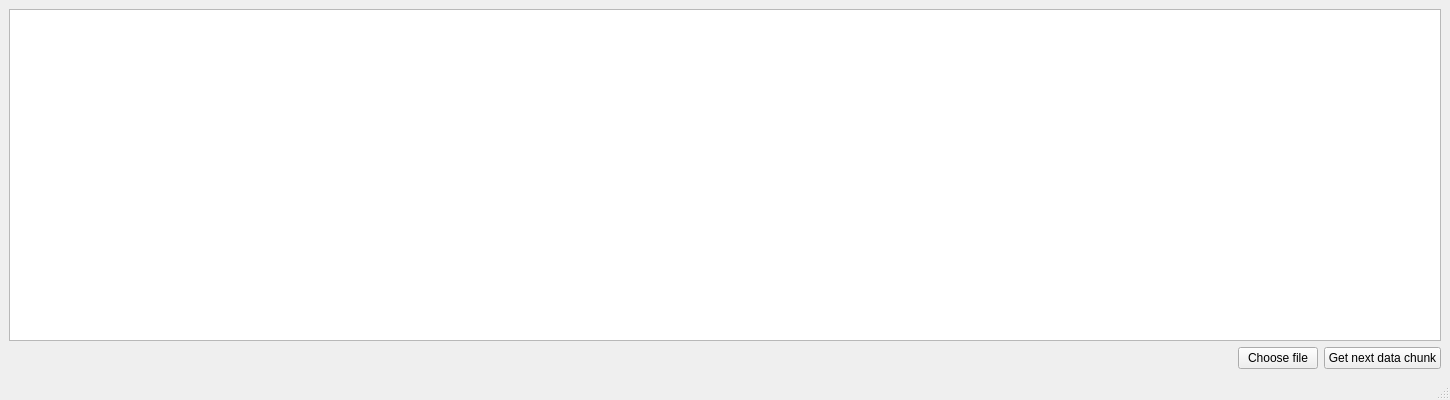
<?xml version="1.0" encoding="UTF-8"?>
<ui version="4.0">
 <class>Application</class>
 <widget class="QMainWindow" name="Application">
  <property name="geometry">
   <rect>
    <x>0</x>
    <y>0</y>
    <width>1450</width>
    <height>400</height>
   </rect>
  </property>
  <property name="windowTitle">
   <string>Transaction operations in network</string>
  </property>
  <widget class="QWidget" name="centralwidget">
   <layout class="QVBoxLayout" name="verticalLayout_3">
    <item>
     <widget class="QTableWidget" name="tableWidget"/>
    </item>
    <item>
     <layout class="QHBoxLayout" name="horizontalLayout">
      <item>
       <spacer name="horizontalSpacer">
        <property name="orientation">
         <enum>Qt::Horizontal</enum>
        </property>
        <property name="sizeHint" stdset="0">
         <size>
          <width>40</width>
          <height>20</height>
         </size>
        </property>
       </spacer>
      </item>
      <item>
       <widget class="QPushButton" name="btnBrowse">
        <property name="text">
         <string>Choose file</string>
        </property>
       </widget>
      </item>
      <item>
       <widget class="QPushButton" name="btnNextChunk">
        <property name="text">
         <string>Get next data chunk</string>
        </property>
       </widget>
      </item>
     </layout>
    </item>
   </layout>
  </widget>
  <widget class="QStatusBar" name="statusbar"/>
 </widget>
 <resources/>
 <connections/>
</ui>
